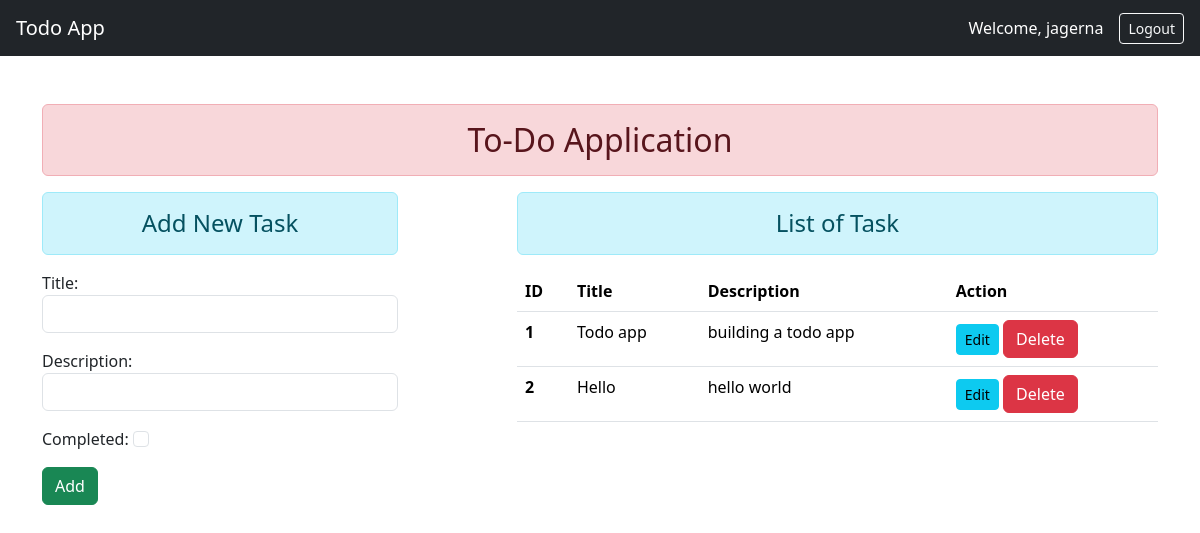
The app's page / (signed in), older data.
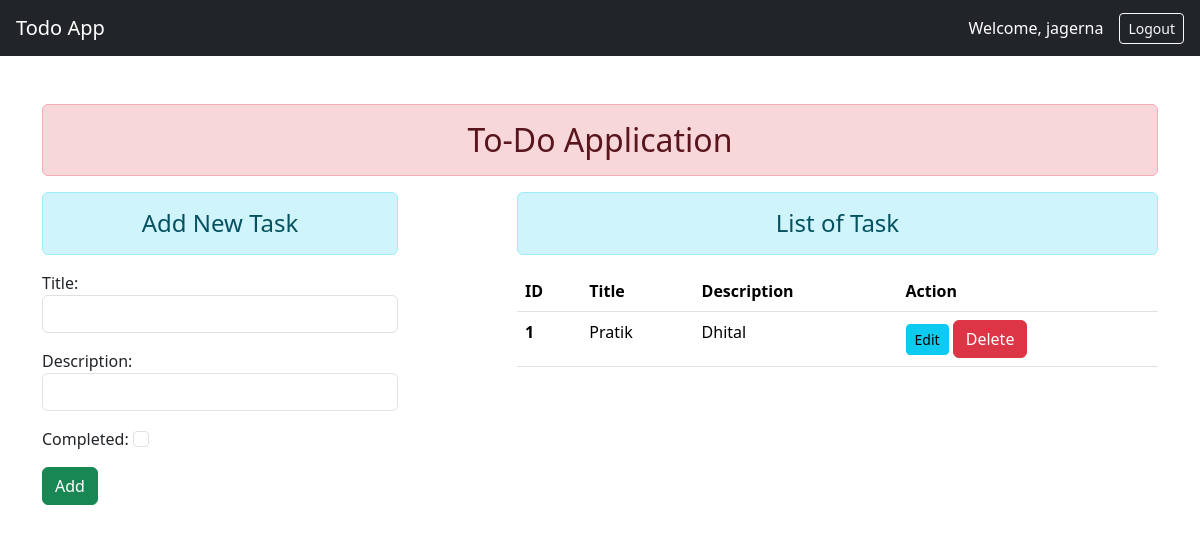
The same page, newer data.
### users/models.py (models this page shows, shortened)
class Task(models.Model):
    user = models.ForeignKey(User, on_delete=models.CASCADE)
    title = models.CharField(max_length = 100)
    description = models.TextField(max_length=500)
    created_at = models.DateTimeField(auto_now_add=True)
    completed = models.BooleanField(default=False)

### users/views.py (the view)
# urls.py: path('', list_and_add_task, name='list-and-add-task'),
@login_required
def list_and_add_task(request):
    tasks = Task.objects.filter(user = request.user)
    if request.method == 'POST':
        form = TaskForm(request.POST)
        if form.is_valid():
            task = form.save(commit=False)
            task.user = request.user
            task.save()
            return redirect('list-and-add-task')
    else:
        form = TaskForm()
    task = Task.objects.filter(user=request.user)
    return render(request, 'users/list_and_add_task.html', {'task': task, 'form': form})

### users/forms.py
class TaskForm(forms.ModelForm):
    class Meta:
        model = Task
        fields = ['title', 'description', 'completed']
        widgets = {
            'title' : forms.TextInput(attrs={'class': 'form-control'}),
            'description' : forms.TextInput(attrs={'class': 'form-control'}),
            'completed' : forms.CheckboxInput(attrs={'class': 'form-check-input'})
        }

### users/templates/users/list_and_add_task.html (shortened to what this page needs)
{% extends "users/base.html" %}
{% block content %}
<div class="row">
    <div class="col-sm-4">
        <h4 class="text-center alert alert-info">Add New Task</h4>
        <form action="" method="POST">
            {{form.as_p}}
            <input type="submit" class="btn btn-success" value="Add">
        </form>
    </div>
    <div class="col-sm-7 offset-1">
        <h4 class="text-center alert alert-info">List of Task</h4>
        {% if task %}
        <table class="table table-hover">
            <thead>
                <tr>
                    <th scope="col">ID</th>
                    <th scope="col">Title</th>
                    <th scope="col">Description</th>
                    <th scope="col">Action</th>
                </tr>
            </thead>
            <tbody>
                {% for tas in task %}
                <tr>
                    <th scope="row">{{ forloop.counter }}</th>
                    <td>{{tas.title}}</td>
                    <td>{{tas.description}}</td>
                    <td>
                        <a href="{% url 'update_task' tas.id %}" class="btn btn-info btn-sm">Edit</a>
                        <form action="{% url 'delete_task' tas.id %}" method="POST" class="d-inline">
                            <input type="submit" class="btn btn-danger" value="Delete">
                        </form>
                    </td>
                </tr>
                {% endfor %}
            </tbody>
        </table>
        {% else %}
        <h4 class="text-center alert alert-warnning">No Records Found!</h4>
        {% endif %}
    </div>
</div>
{% endblock content %}

### users/templates/users/base.html (shortened to what this page needs)
<!DOCTYPE html>
{% load static %}
<html lang="en">
<head>
    <link href="https://cdn.jsdelivr.net/npm/bootstrap@5.3.3/dist/css/bootstrap.min.css" rel="stylesheet">
</head>
<body>
    <nav class="navbar navbar-dark bg-dark px-3">
        <span class="navbar-brand">Todo App</span>
        {% if user.is_authenticated %}
        <div class="d-flex align-items-center gap-3">
            <span class="text-white">
                Welcome, {{ user.username }}
            </span>
            <form method="post" action="{% url 'logout' %}">
                <button class="btn btn-outline-light btn-sm">
                    Logout
                </button>
            </form>
            {% endif %}
    </nav>
    <div class="container mt-5">
        <h2 class="text-center alert alert-danger">To-Do Application</h2>
        {% block content %}
        {% endblock content %}
    </div>
</body>
</html>

Row changes from the older to the newer data that the page shows:
removed Task: title "Todo app", description "building a todo app"
removed Task: title "Hello", description "hello world"
added Task: title "Pratik", description "Dhital"
